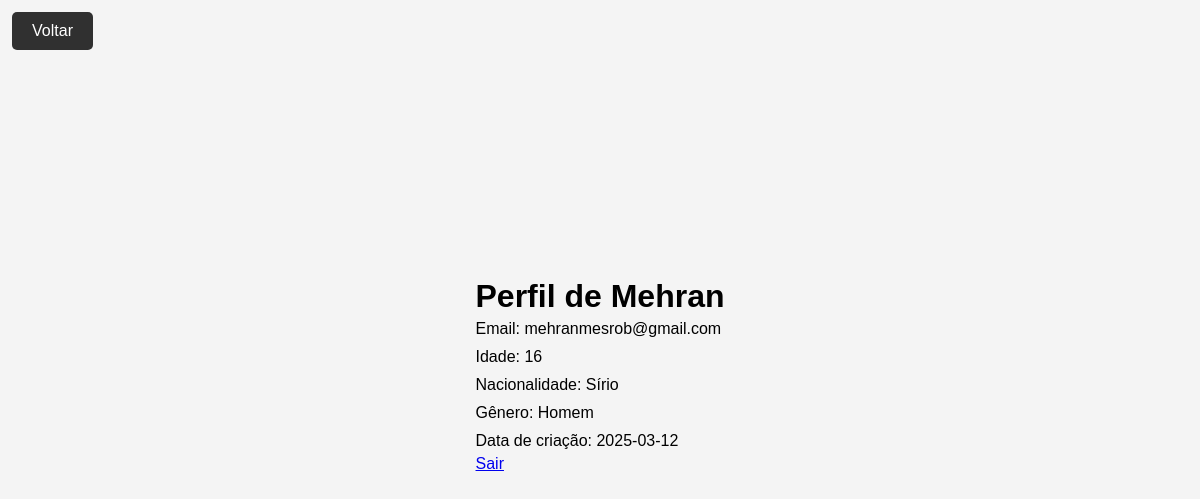
Page /perfil (signed in) on the earlier database version.
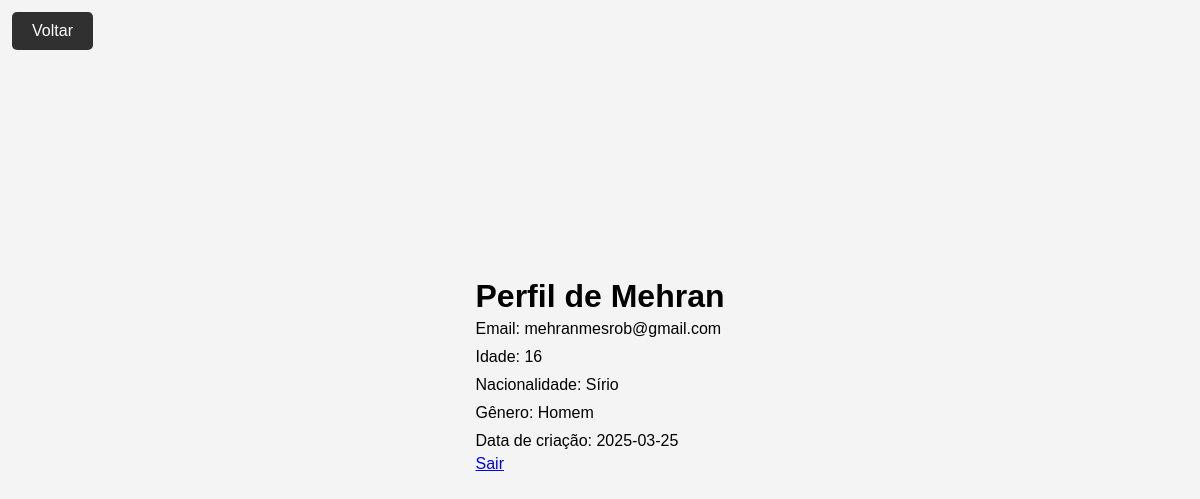
Same page on the later database version.
### tables this page shows
CREATE TABLE users (
                          id INTEGER PRIMARY KEY AUTOINCREMENT,
                          nome TEXT,
                          email TEXT UNIQUE,
                          idade INTEGER,
                          nacionalidade TEXT,
                          genero TEXT,
                          senha TEXT,
                          foto TEXT,
                          data_criacao TEXT);

### app.py (the view)
@app.route('/perfil')
def perfil():
    if 'user_id' not in session:
        return redirect(url_for('login'))
    with sqlite3.connect('users.db') as conn:
        cursor = conn.cursor()
        cursor.execute("SELECT nome, email, idade, nacionalidade, genero, foto, data_criacao FROM users WHERE id=?", (session['user_id'],))
        user = cursor.fetchone()
    return render_template('perfil.html', user=user)

### templates/perfil.html (shortened to what this page needs)
<!DOCTYPE html>
<html lang="pt-br">
<head>
    <link rel="stylesheet" href="{{ url_for('static', filename='style.css') }}">
</head>
<body>
    <div class="perfil">
        <h1>Perfil de {{ user[0] }}</h1>
        <p>Email: {{ user[1] }}</p>
        <p>Idade: {{ user[2] }}</p>
        <p>Nacionalidade: {{ user[3] }}</p>
        <p>Gênero: {{ user[4] }}</p>
        <p>Data de criação: {{ user[6][:10] }}</p>
        <a href="/logout">Sair</a>
    </div>
    <div class="buttonback">
        <button onclick="history.back()">Voltar</button>
    </div>
</body>
</html>

Differences in the rows shown:
changed users "Mehran": data_criacao "2025-03-12" → "2025-03-25"
